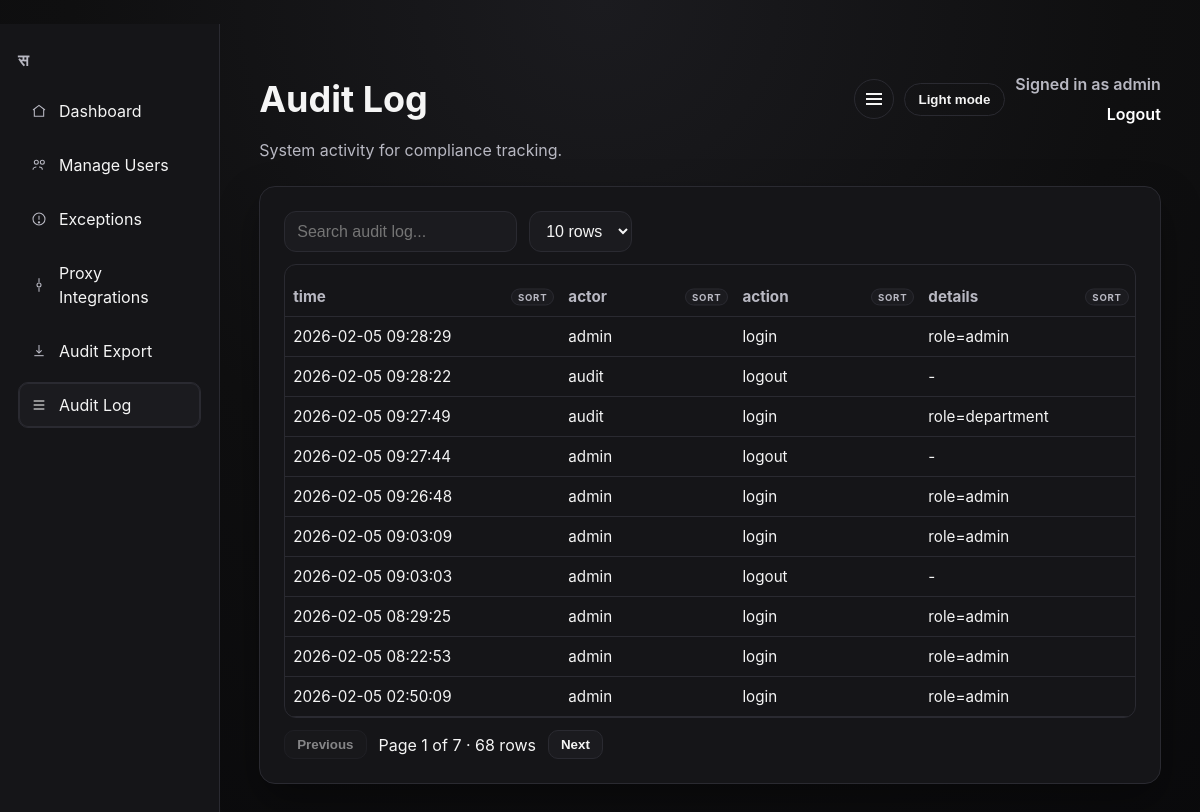
/admin/audit (signed in), run on an earlier commit of the app's database.
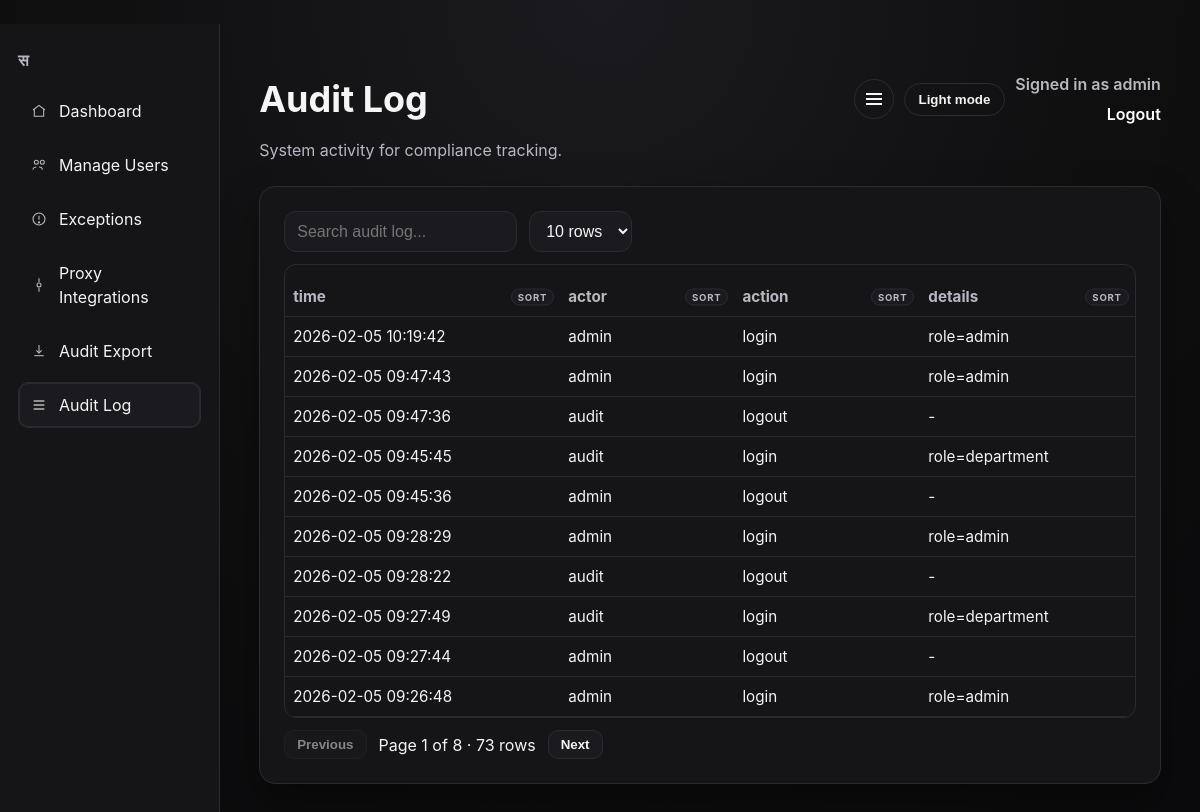
And on a later commit of the database.
### tables this page shows
CREATE TABLE audit_logs (
                id INTEGER PRIMARY KEY AUTOINCREMENT,
                actor TEXT NOT NULL,
                action TEXT NOT NULL,
                details TEXT,
                created_at TEXT NOT NULL
            );

### recon/routes_admin.py (the view)
    @app.route("/admin/audit")
    def admin_audit():
        user = current_user()
        if not user or user["role"] != "admin":
            return redirect(url_for("login"))
        logs = list_audit_logs()
        return render_template("admin_audit.html", user=user, logs=logs)

### recon/auth.py (called while the page is built)
def current_user():
    user_id = session.get("user_id")
    if not user_id:
        return None
    user = get_user_by_id(user_id)
    if not user:
        return None
    return {
        "id": user["id"],
        "username": user["username"],
        "role": user["role"],
        "department": user["department"],
    }

### recon/db.py (called while the page is built)
def _ensure_core_schema(conn):
    for statement in SCHEMA_STATEMENTS:
        conn.execute(statement)
    conn.commit()

def db_connect():
    DATA_DIR.mkdir(parents=True, exist_ok=True)
    UPLOADS_DIR.mkdir(parents=True, exist_ok=True)
    conn = sqlite3.connect(DB_PATH)
    conn.row_factory = sqlite3.Row
    _ensure_core_schema(conn)
    return conn

def get_user_by_id(user_id: int):
    conn = db_connect()
    try:
        cur = conn.execute("SELECT * FROM users WHERE id = ?", (user_id,))
        return cur.fetchone()
    finally:
        conn.close()

def list_audit_logs(limit: int = 200):
    conn = db_connect()
    try:
        cur = conn.execute("SELECT * FROM audit_logs ORDER BY created_at DESC LIMIT ?", (limit,))
        return cur.fetchall()
    finally:
        conn.close()

### templates/admin_audit.html (shortened to what the changed rows need)
﻿<!doctype html>
<html lang="en">
  <head>
    <link rel="stylesheet" href="{{ url_for('static', filename='style.css') }}?v=20260205" />
  </head>
  <body>
    <div class="layout">
      <main class="page">
        <header class="hero row">
          <div>
            <h1>Audit Log</h1>
          </div>
        </header>
        <section class="card">
          {% if logs %}
            <div class="table-block">
              <div class="table-actions">
                <div class="table-controls">
                  <input type="search" class="table-search" placeholder="Search audit log..." />
                  <select class="table-page-size">
                    <option value="10">10 rows</option>
                  </select>
                </div>
              </div>
              <div class="table-wrap">
                <table>
                  <thead>
                    <tr>
                      <th class="sortable">time</th>
                      <th class="sortable">actor</th>
                      <th class="sortable">action</th>
                      <th class="sortable">details</th>
                    </tr>
                  </thead>
                  <tbody>
                    {% for item in logs %}
                      <tr>
                        <td data-label="time">{{ item.created_at }}</td>
                        <td data-label="actor">{{ item.actor }}</td>
                        <td data-label="action">{{ item.action }}</td>
                        <td data-label="details">{{ item.details or '-' }}</td>
                      </tr>
                    {% endfor %}
                  </tbody>
                </table>
              </div>
              <div class="table-footer">
                <button type="button" class="pager prev">Previous</button>
                <span class="page-info"></span>
                <button type="button" class="pager next">Next</button>
              </div>
            </div>
          {% else %}
            <p class="empty">No audit entries yet.</p>
          {% endif %}
        </section>
      </main>
    </div>
  </body>
</html>

What changed in the data, as far as the page shows it:
no longer on this page (row unchanged): audit_logs: created_at "2026-02-05 09:03:09", actor "admin", action "login", details "role=admin"
no longer on this page (row unchanged): audit_logs: created_at "2026-02-05 09:03:03", actor "admin", action "logout", details "-"
no longer on this page (row unchanged): audit_logs: created_at "2026-02-05 08:29:25", actor "admin", action "login", details "role=admin"
no longer on this page (row unchanged): audit_logs: created_at "2026-02-05 08:22:53", actor "admin", action "login", details "role=admin"
no longer on this page (row unchanged): audit_logs: created_at "2026-02-05 02:50:09", actor "admin", action "login", details "role=admin"
added audit_logs: created_at "2026-02-05 10:19:42", actor "admin", action "login", details "role=admin"
added audit_logs: created_at "2026-02-05 09:47:43", actor "admin", action "login", details "role=admin"
added audit_logs: created_at "2026-02-05 09:47:36", actor "audit", action "logout", details "-"
added audit_logs: created_at "2026-02-05 09:45:45", actor "audit", action "login", details "role=department"
added audit_logs: created_at "2026-02-05 09:45:36", actor "admin", action "logout", details "-"
Also different on the page:
text written by a page script: "Page 1 of 7 · 68 rows" → "Page 1 of 8 · 73 rows"
